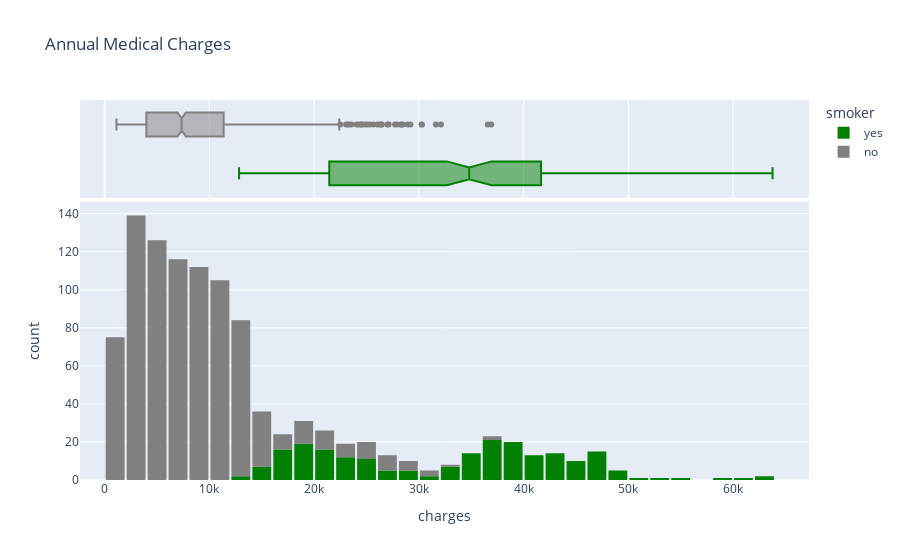

Notebook cell for this chart:
### Code cell
fig = px.histogram(
    charges_df,
    x='charges',
    marginal='box',
    color='smoker',
    color_discrete_sequence=['green', 'grey'],
    title='Annual Medical Charges'
)
fig.update_layout(bargap=0.1)

### Figure 1 — Plotly figure (JSON) as saved in the notebook; plotly's stock layout.template omitted (floating-point values rounded to 4 significant figures; data arrays with more than 128 entries replaced by an {"elided": "..."} marker saying what was removed)
{"data": [{"alignmentgroup": "True", "bingroup": "x", "hovertemplate": "smoker=yes<br>charges=%{x}<br>count=%{y}<extra></extra>", "legendgroup": "yes", "marker": {"color": "green", "pattern": {"shape": ""}}, "name": "yes", "offsetgroup": "yes", "orientation": "v", "showlegend": true, "type": "histogram", "x": {"elided": "221 float values"}, "xaxis": "x", "yaxis": "y"}, {"alignmentgroup": "True", "hovertemplate": "smoker=yes<br>charges=%{x}<extra></extra>", "legendgroup": "yes", "marker": {"color": "green"}, "name": "yes", "notched": true, "offsetgroup": "yes", "showlegend": false, "type": "box", "x": {"elided": "221 float values"}, "xaxis": "x2", "yaxis": "y2"}, {"alignmentgroup": "True", "bingroup": "x", "hovertemplate": "smoker=no<br>charges=%{x}<br>count=%{y}<extra></extra>", "legendgroup": "no", "marker": {"color": "grey", "pattern": {"shape": ""}}, "name": "no", "offsetgroup": "no", "orientation": "v", "showlegend": true, "type": "histogram", "x": {"elided": "849 float values"}, "xaxis": "x", "yaxis": "y"}, {"alignmentgroup": "True", "hovertemplate": "smoker=no<br>charges=%{x}<extra></extra>", "legendgroup": "no", "marker": {"color": "grey"}, "name": "no", "notched": true, "offsetgroup": "no", "showlegend": false, "type": "box", "x": {"elided": "849 float values"}, "xaxis": "x2", "yaxis": "y2"}], "layout": {"bargap": 0.1, "barmode": "relative", "legend": {"title": {"text": "smoker"}, "tracegroupgap": 0}, "title": {"text": "Annual Medical Charges"}, "xaxis": {"anchor": "y", "domain": [0, 1], "title": {"text": "charges"}}, "xaxis2": {"anchor": "y2", "domain": [0, 1], "matches": "x", "showgrid": true, "showticklabels": false}, "yaxis": {"anchor": "x", "domain": [0, 0.7326], "title": {"text": "count"}}, "yaxis2": {"anchor": "x2", "domain": [0.7426, 1], "matches": "y2", "showgrid": false, "showline": false, "showticklabels": false, "ticks": ""}}}
